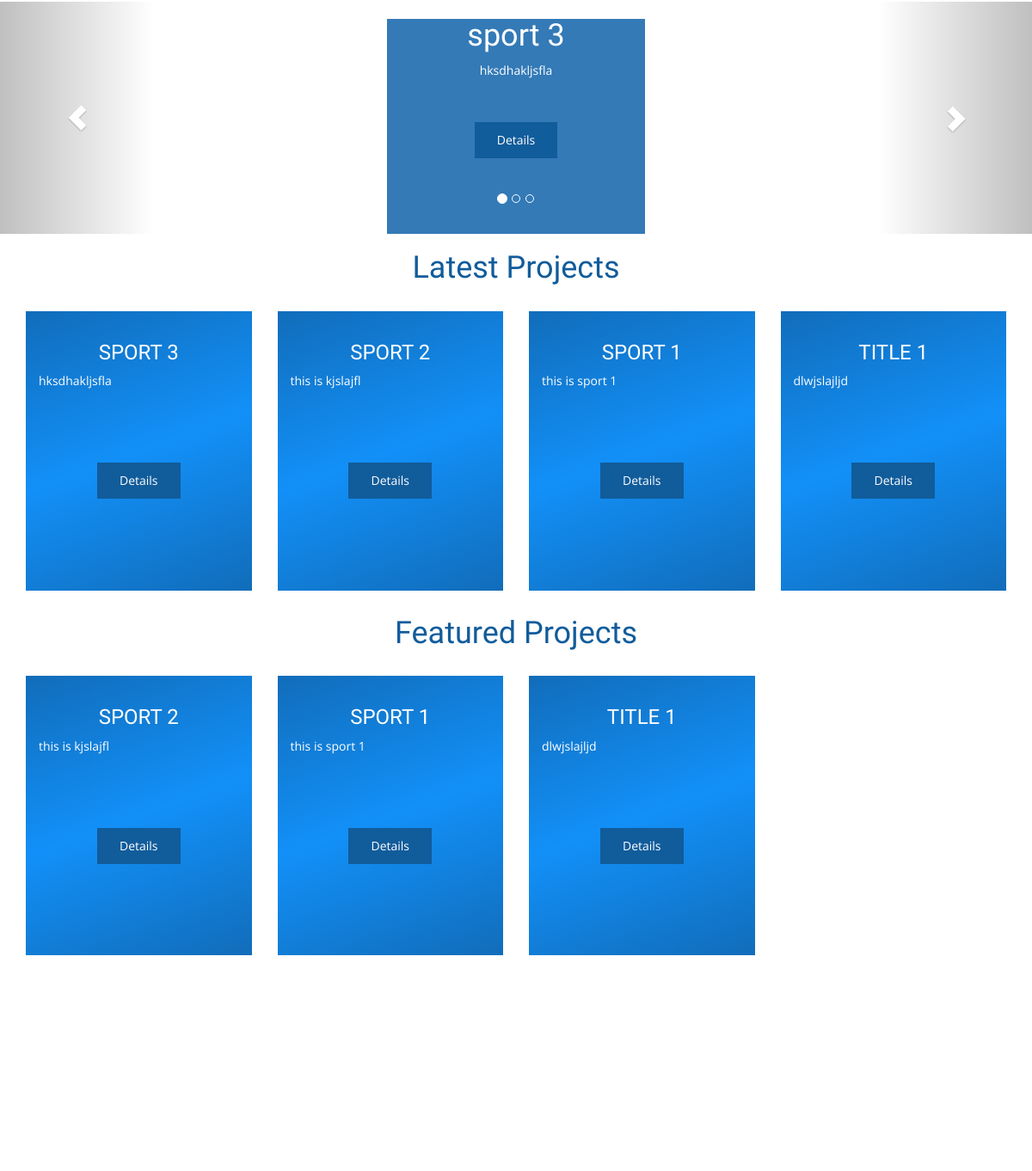
/ (signed in, middle part), run on an earlier commit of the app's database.
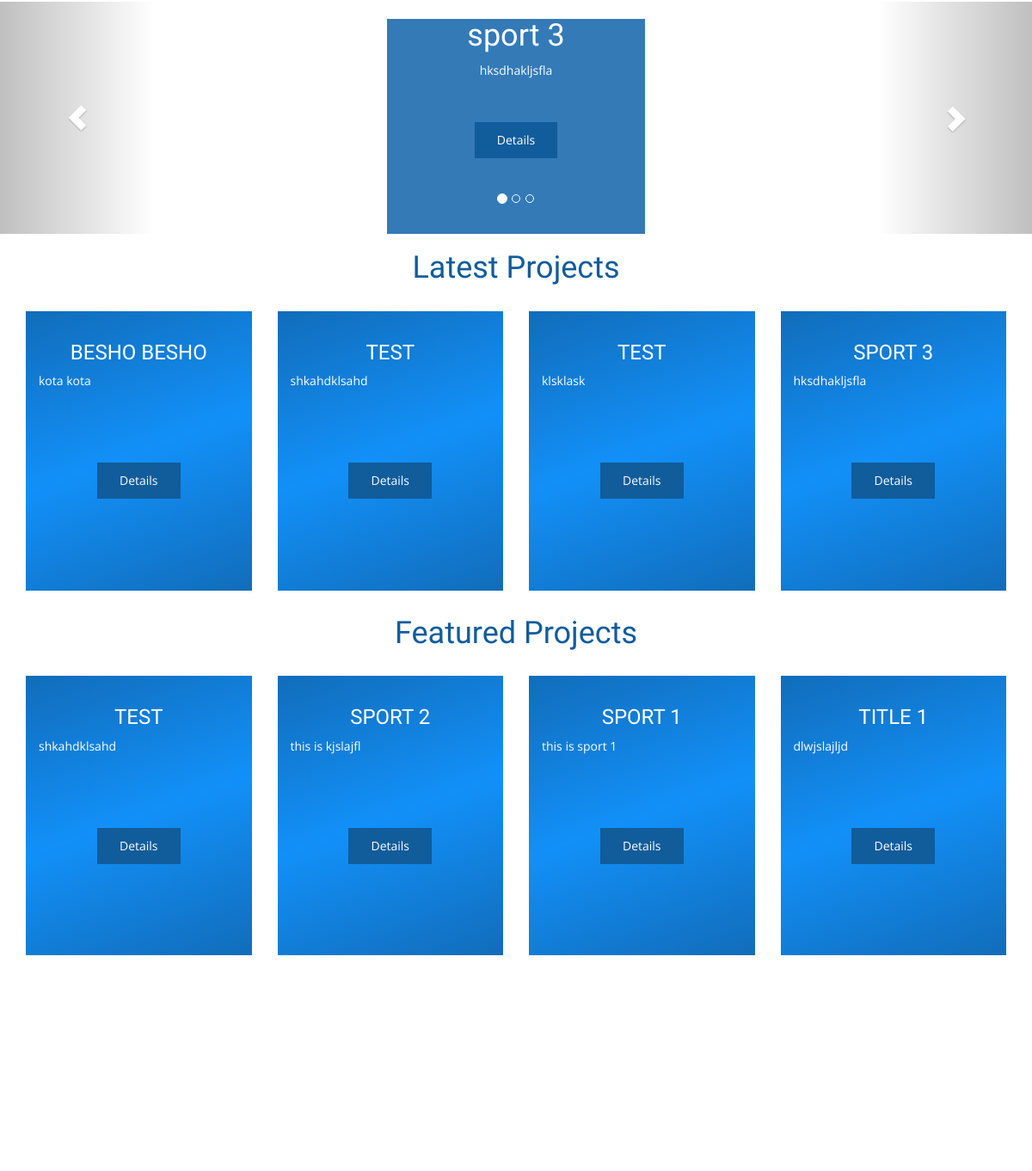
And on a later commit of the database.
### projects/models/project.py (models this page shows)
class Project(models.Model):
    user=models.ForeignKey(Users,on_delete=models.CASCADE)
    title=models.CharField(max_length=70)
    details=models.CharField(max_length=250)
    category=models.ForeignKey('Category',on_delete=models.CASCADE)
    total_target=models.IntegerField()
    start_date=models.DateTimeField()
    end_date=models.DateTimeField()
    report = models.IntegerField(default=0)
    admin = models.BooleanField(default=False)
    def __str__(self):
        return self.title

### projects/views/project.py (the view)
# urls.py: path('', project.index , name="index_page"),
@login_required(login_url='/login')
def index(request):
    top_rated_projects_id=Project_Rate.objects.values('project_id').annotate(Avg('rate')).order_by('-rate')[:4]
    top_rated_projects=[]
    for i in top_rated_projects_id:
        project=Project.objects.filter(id=i["project_id"])[0]
        top_rated_projects.append(project)
    latest_projects = Project.objects.all().order_by('-id')[:4]
    admin_projects = Project.objects.filter(admin=1).order_by('-id')[:4]
    categories = getCategories()
    return render(request,'projects/pages/index.html' ,{"top_rated_projects":top_rated_projects , "latest_projects":latest_projects ,"admin_projects":admin_projects ,"categories":categories})

### projects/views/category.py (called while the page is built)
def getCategories():
    categories = Category.objects.all()
    return categories

### projects/templates/projects/pages/index.html (shortened to what this page needs)
<!DOCTYPE html>
<html class="no-js">
<head>
    {% load static %}
    <link rel="stylesheet" href="{% static 'projects/css/bootstrap.min.css' %}">
    <link rel="stylesheet" href="{% static 'projects/css/font-awesome.min.css' %}">
    <link rel="stylesheet" href="{% static 'projects/css/owl.carousel.css' %}">
    <link rel="stylesheet" href="{% static 'projects/css/style.css' %}">
</head>
<body>
<center>
    <div id="myCarousel" class="carousel slide" data-ride="carousel">
        <ol class="carousel-indicators">
            <li data-target="#myCarousel" data-slide-to="0" class="active"></li>
            <li data-target="#myCarousel" data-slide-to="1"></li>
            <li data-target="#myCarousel" data-slide-to="2"></li>
        </ol>
        <div class="carousel-inner">
            {% for top_rated_project in top_rated_projects %}
            <div class="item {% if forloop.first %}active{% endif %}">
                <div>
                    <div class="card text-white bg-primary mb-3" style="width: 300px; height: 250px">
                        <div class="card-body">
                            <h1 class="card-title">{{top_rated_project}}</h1>
                            <p class="card-text">{{top_rated_project.details}}</p>
                            <br><br>
                            <a href="{% url 'project_view' top_rated_project.id %}"
                               class="btn btn-primary">Details</a>
                            <br>
                        </div>
                    </div>
                </div>
            </div>
            {% endfor %}
        </div>
        <a class="left carousel-control" href="#myCarousel" data-slide="prev">
            <span class="glyphicon glyphicon-chevron-left"></span>
        </a>
        <a class="right carousel-control" href="#myCarousel" data-slide="next">
            <span class="glyphicon glyphicon-chevron-right"></span>
        </a>
    </div>
</center>
<h1 class="text-center">Latest Projects</h1>
<div class="section-home about-us fadeIn animated">
    <div class="container px-5 py-5">
        <div class="row">
            {% for project in latest_projects %}
            <div class="col-md-3">
                <div class="about-us-col">
                    <h3 class="col-title">{{project.title}}</h3>
                    <div class="col-details">
                        <p>{{project.details}}</p>
                    </div>
                    <a href="{% url 'project_view' project.id %}" class="btn btn-primary">Details</a>
                </div>
            </div>
            {% endfor %}
        </div>
    </div>
</div>
<h1 class="text-center">Featured Projects</h1>
<div class="section-home about-us fadeIn animated">
    <div class="container px-5 py-5">
        <div class="row">
            {% for project in admin_projects %}
            <div class="col-md-3">
                <div class="about-us-col">
                    <h3 class="col-title">{{project.title}}</h3>
                    <div class="col-details">
                        <p>{{project.details}}</p>
                    </div>
                    <a href="{% url 'project_view' project.id %}" class="btn btn-primary">Details</a>
                </div>
            </div>
            {% endfor %}
        </div>
    </div>
</div>
</body>
</html>

What changed in the data, as far as the page shows it:
no longer on one of the page's lists (row unchanged): Project: title "SPORT 2", details "this is kjslajfl"
no longer on one of the page's lists (row unchanged): Project: title "SPORT 1", details "this is sport 1"
no longer on one of the page's lists (row unchanged): Project: title "TITLE 1", details "dlwjslajljd"
added Project: title "BESHO BESHO", details "kota kota", shown under "Latest Projects"
added Project: title "TEST", details "shkahdklsahd"
added Project: title "TEST", details "klsklask", shown under "Latest Projects"
